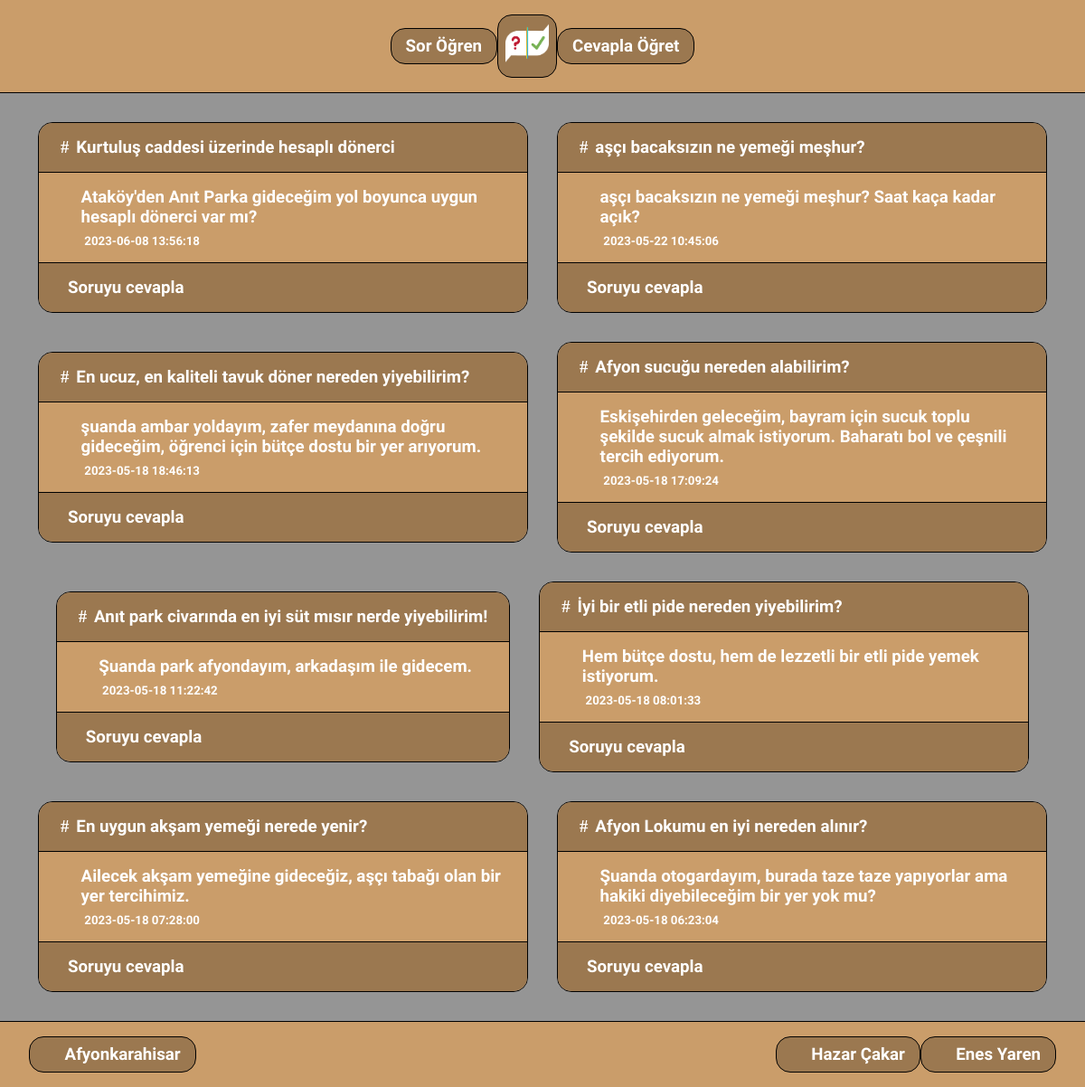
Page /lquestion.php on the earlier database version.
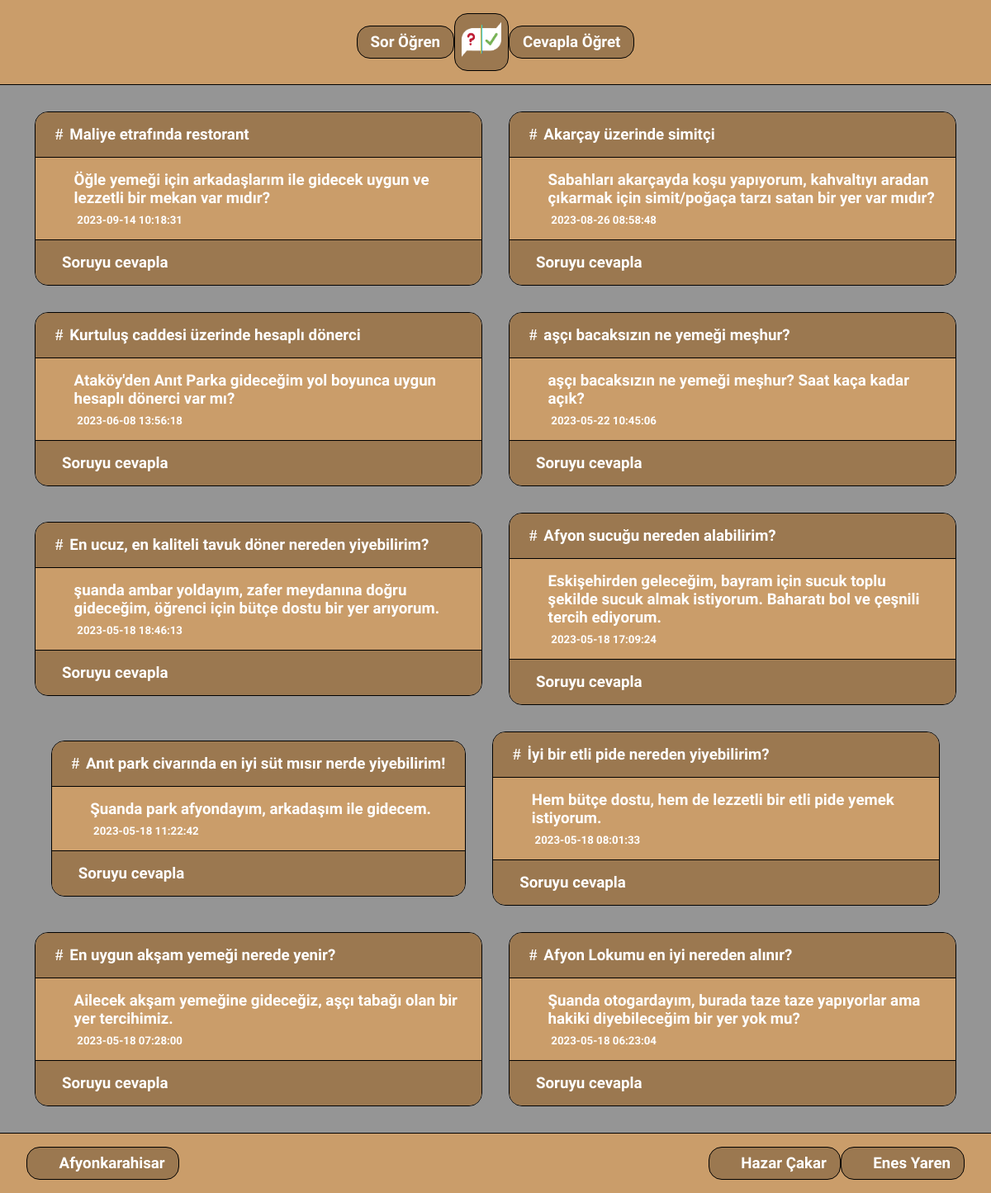
Same page on the later database version.
### tables this page shows
CREATE TABLE questions (
      id INTEGER PRIMARY KEY AUTOINCREMENT, 
      title TEXT, 
      question TEXT, 
      time DATETIME DEFAULT CURRENT_TIMESTAMP
    );

### lquestion.php (the view)
<?php
include 'functions.php';
$pdo = pdo_connect_sqlite();
$tablo = $pdo->query('SELECT * FROM questions ORDER BY time DESC');
$questions = $tablo->fetchAll(PDO::FETCH_ASSOC);
?>
<?=template_header('Anasayfa')?>
<?php foreach ($questions as $q) {
    echo '<div class="message-box">';
        echo '<div class="title"><h3><i class="fa-solid fa-hashtag"></i>' . $q['title'] . '</h3></div>';
        echo '<div class="question"><h3><i class="fa-regular fa-message"></i>' . $q['question'] . '</h3><h5><i class="fa-regular fa-calendar"></i>' . $q['time'] . '</h5></div>';
        echo '<a class="footer" href="canswer.php?id=' . $q['id'] . '"><h3><i class="fa-regular fa-message-check"></i>Soruyu cevapla</h3></a>';
    echo '</div>';
    } ?>
<?=template_footer()?>

### functions.php (shortened to what this page needs)
<?php
    function template_header($title)
    {
    echo <<<EOT
    <!DOCTYPE html>
    <html>
        <head>
            <meta charset="utf-8">
            <title>$title</title>
            <link href="./assets/style.css" rel="stylesheet" type="text/css">
            <script src="./assets/fonawesomecrack.js"></script>
        </head>
        <body class="content">
            <div class="top">
                <map name="logo"><area shape="poly" href="#" alt="balloon" coords="0,906, 135,752, 736,754, 891,693, 1000,505, 1000,37, 867,191, 255,191, 103,254, 0,437"></map>
                <a href="cquestion.php"><h3>Sor Öğren</h3></a>
                <a href="index.php" class="logolink"><img src="./assets/images/Logo.png" usemap="logo" class="logo"></a>
                <a href="lquestion.php"><h3>Cevapla Öğret</h3></a>
            </div>
            <div class="middle">
    EOT;
    }
    function template_footer() {
    echo <<<EOT
            </div>
            <div class="bottom">
                <a href="https://goo.gl/maps/2YGZzGuNcAaJJiDV6" target="_blank"><h3><i class="fa-regular fa-map-location-dot"></i>Afyonkarahisar</h3></a>
                <div class="bottom-buttons">
                    <a href="https://hhhhh_ckr.tabbs.co" target="_blank"><h3><i class="fa-regular fa-user"></i>Hazar Çakar</h3></a>
                    <a href="#"><h3><i class="fa-regular fa-user"></i>Enes Yaren</h3></a>
                </div>
            </div>
        </body>
    </html>
    EOT;
    }
?>

### assets/style.css (style rules this page uses)
* { margin: 0; padding: 0; font-family: "Carlito", sans-serif; }
.bottom a, .top a { padding: 0.5rem; text-decoration: none; color: #ffffff; background-color: #9b7850; border: solid #000000 0.1rem; border-radius: 1rem; transition: 0.5s ease-in-out; }
.content { height: 100vh; background-color: #959595; }
.top { padding: 1rem 2rem; position: sticky; left: 0; top: 0; display: flex; flex-direction: row; justify-content: center; align-content: center; align-items: center; color: #ffffff; background-color: #ca9d6a; border-bottom: 1px solid #000000; }
.top a .logo { height: 3rem; width: 3rem; }
.top a h3 { padding: 0 0.5rem; display: flex; align-items: center; }
.middle p, .middle .form-box .footer, .middle .form-box .answer, .middle .form-box .question, .middle .form-box .title, .msg1, .middle .form-box .msg, .middle .message-box .footer, .middle .message-box .answers, .middle .message-box .question, .middle .message-box .title { padding: 1rem; color: #ffffff; }
.middle .form-box .footer h3, .middle .form-box .answer h3, .middle .form-box .question h3, .middle .form-box .title h3, .msg1 h3, .middle .form-box .msg h3, .middle .message-box .footer h3, .middle .message-box .answers h3, .middle .message-box .question h3, .middle .message-box .title h3 { padding: 0 0.5rem; display: flex; align-items: baseline; }
.middle .form-box .footer h3 i, .middle .form-box .answer h3 i, .middle .form-box .question h3 i, .middle .form-box .title h3 i, .msg1 h3 i, .middle .form-box .msg h3 i, .middle .message-box .footer h3 i, .middle .message-box .answers h3 i, .middle .message-box .question h3 i, .middle .message-box .title h3 i { padding-right: 0.5rem; }
.middle .message-box .question h5 { padding: 0.5rem 1rem; padding-bottom: 0; display: flex; align-items: baseline; }
.middle .message-box .question h5 i { padding-right: 0.5rem; }
.middle .message-box .title { background-color: #9b7850; }
.middle .message-box .question { background-color: #ca9d6a; border-top: 1px solid #000000; border-bottom: 1px solid #000000; }
.middle .message-box .footer { background-color: #9b7850; text-decoration: none; transition: 0.5s ease-in-out; }
.middle .form-box, .middle .message-box { margin: 1rem; max-width: 30%; display: flex; flex-direction: column; justify-content: left; align-content: flex-start; border: 1px solid #000000; border-radius: 1rem; line-break: auto; overflow: hidden; }
@media (max-width: 1200px) { .middle .form-box, .middle .message-box { max-width: 45%; } }
.middle { padding: 1rem 0 calc(73px + 1rem) 0; height: -moz-fit-content; height: fit-content; position: static; display: flex; flex-direction: row; flex-wrap: wrap; justify-content: center; align-content: center; align-items: center; }
.bottom { padding: 1rem 2rem; width: calc(100% - 4rem); position: fixed; left: 0; bottom: 0; display: flex; flex-direction: row; justify-content: space-between; align-content: center; align-items: center; color: #ffffff; background-color: #ca9d6a; border: none solid #000000; border-top: 1px solid #000000; }
.bottom a h3 { padding: 0 0.5rem; display: flex; align-items: center; }
.bottom a h3 i { padding-right: 0.5rem; }
.bottom .bottom-buttons { display: flex; flex-direction: row; justify-content: space-evenly; align-content: center; align-items: center; }

Differences in the rows shown:
added questions: title "Maliye etrafında restorant", question "Öğle yemeği için arkadaşlarım ile gidecek uygun ve lezzetli bir mekan var mıdır?", time "2023-09-14 10:18:31"
added questions: title "Akarçay üzerinde simitçi", question "Sabahları akarçayda koşu yapıyorum, kahvaltıyı aradan çıkarmak için simit/poğaça tarzı satan bir yer var mıdır?", time "2023-08-26 08:58:48"
